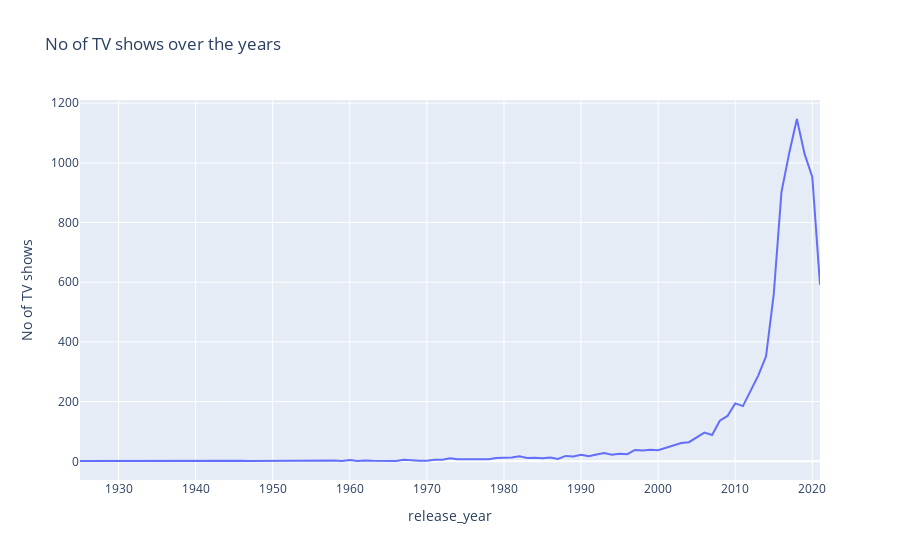

The notebook cell saved with this chart:
### Code cell
line_tv_shows = px.line(TV_shows,x = 'release_year', y = 'No of TV shows', title= 'No of TV shows over the years')
line_tv_shows.show()

### Figure 1 — Plotly figure (JSON) as saved in the notebook; plotly's stock layout.template omitted (floating-point values rounded to 4 significant figures)
{"data": [{"hovertemplate": "release_year=%{x}<br>No of TV shows=%{y}<extra></extra>", "legendgroup": "", "line": {"color": "#636efa", "dash": "solid"}, "marker": {"symbol": "circle"}, "mode": "lines", "name": "", "orientation": "v", "showlegend": false, "type": "scatter", "x": [1925, 1942, 1943, 1944, 1945, 1946, 1947, 1954, 1955, 1956, 1958, 1959, 1960, 1961, 1962, 1963, 1964, 1965, 1966, 1967, 1968, 1969, 1970, 1971, 1972, 1973, 1974, 1975, 1976, 1977, 1978, 1979, 1980, 1981, 1982, 1983, 1984, 1985, 1986, 1987, 1988, 1989, 1990, 1991, 1992, 1993, 1994, 1995, 1996, 1997, 1998, 1999, 2000, 2001, 2002, 2003, 2004, 2005, 2006, 2007, 2008, 2009, 2010, 2011, 2012, 2013, 2014, 2015, 2016, 2017, 2018, 2019, 2020, 2021], "xaxis": "x", "y": [1, 2, 3, 3, 4, 2, 1, 2, 3, 2, 3, 1, 4, 1, 3, 2, 2, 2, 1, 5, 3, 2, 2, 5, 5, 10, 7, 7, 9, 7, 7, 11, 11, 13, 17, 11, 12, 10, 13, 8, 18, 16, 22, 17, 23, 28, 22, 25, 24, 38, 36, 39, 37, 45, 51, 61, 64, 80, 96, 88, 136, 152, 194, 185, 237, 288, 352, 560, 902, 1032, 1147, 1030, 953, 592], "yaxis": "y"}], "layout": {"legend": {"tracegroupgap": 0}, "title": {"text": "No of TV shows over the years"}, "xaxis": {"anchor": "y", "domain": [0, 1], "title": {"text": "release_year"}}, "yaxis": {"anchor": "x", "domain": [0, 1], "title": {"text": "No of TV shows"}}}}
